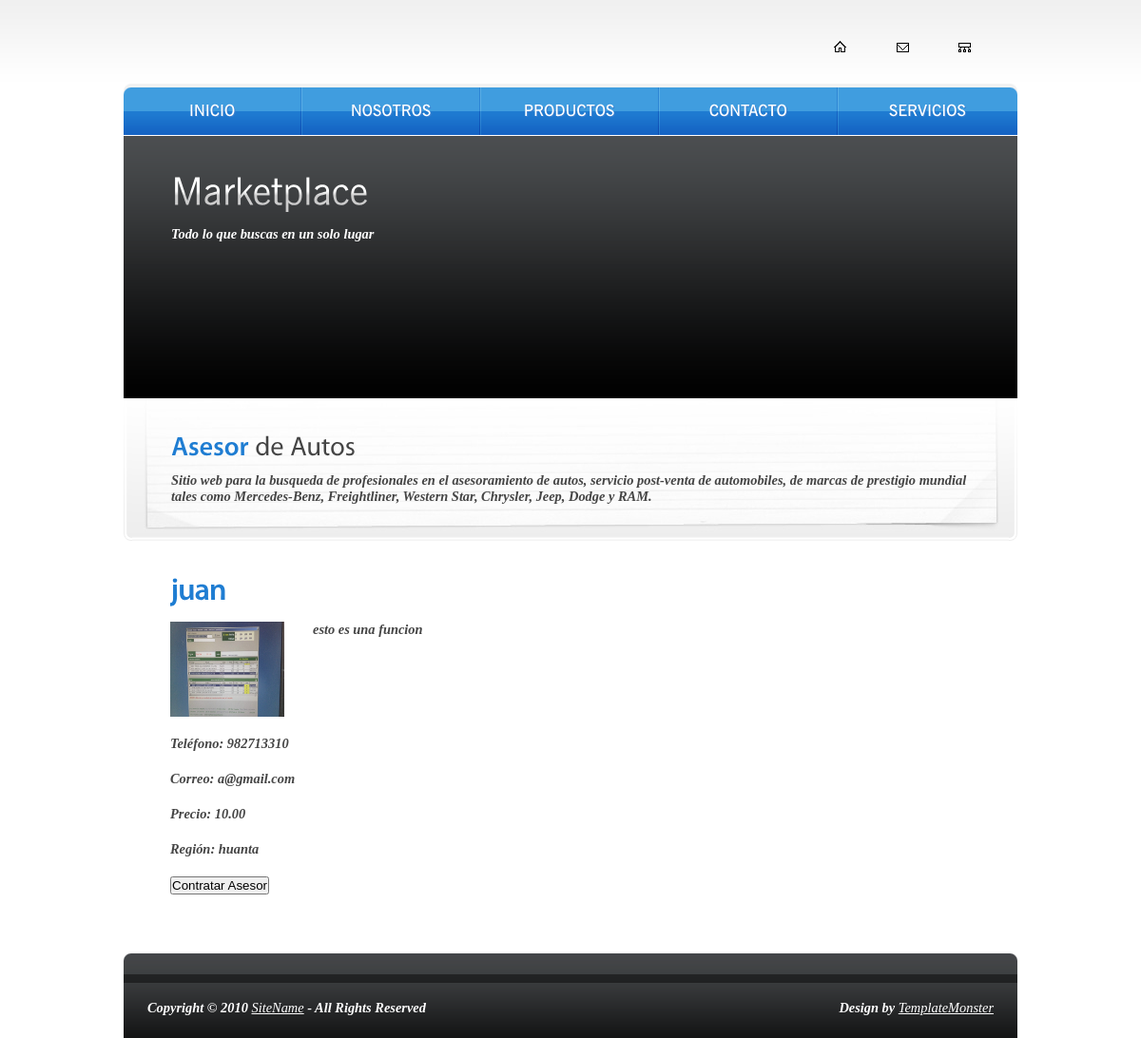
The page /asesor/1/ on the database as committed earlier.
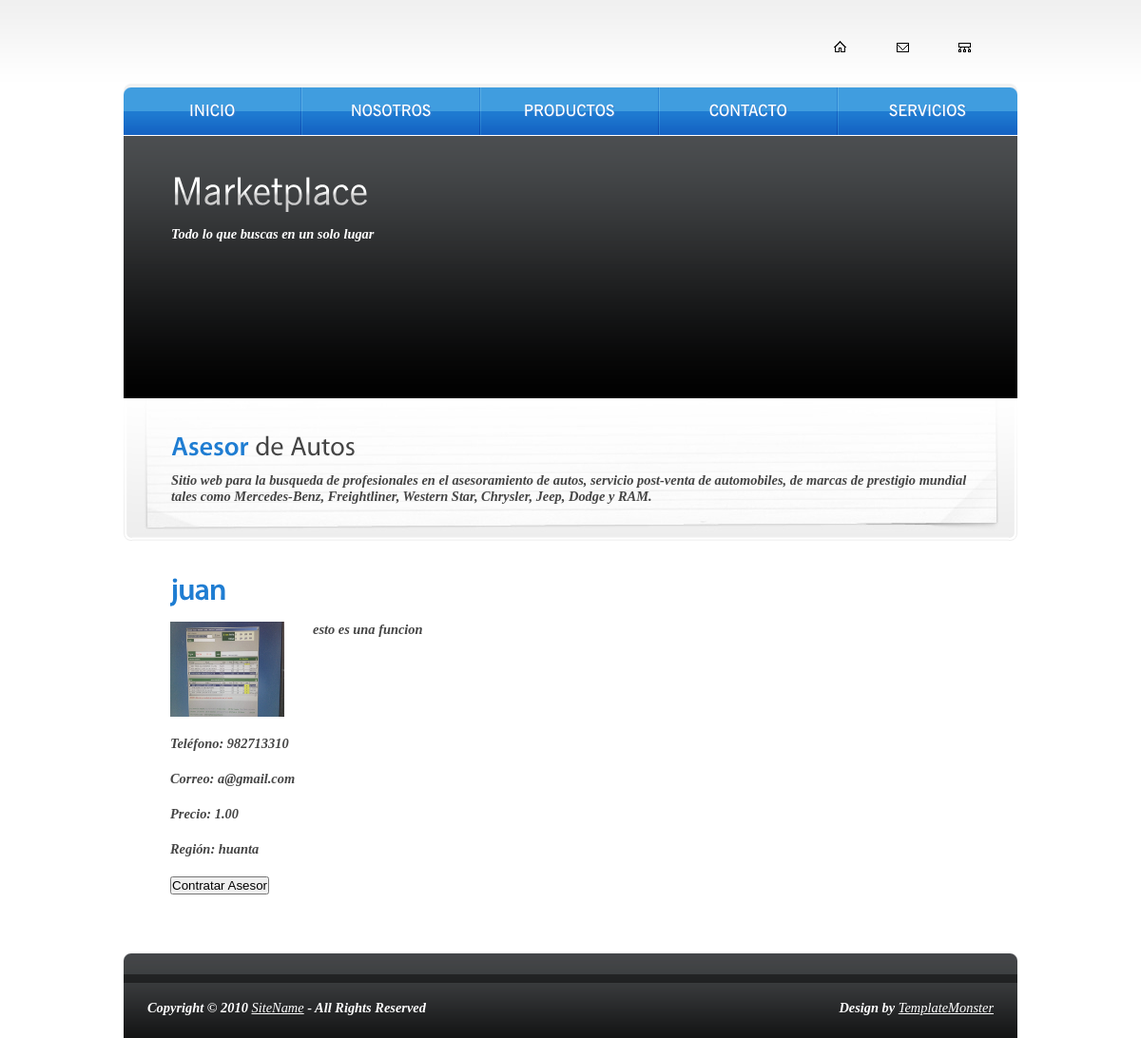
The same page on the database as committed later.
### main/models.py (models this page shows)
class Asesor(models.Model):
    nombre = models.CharField(max_length=100)
    tipo_documento = models.CharField(max_length=20)
    documento = models.CharField(max_length=11)
    telefono = models.CharField(max_length=9)
    correo = models.CharField(max_length=50, null=True)
    funcion = models.CharField(max_length=200)
    precio = models.DecimalField(max_digits=19, decimal_places=2)
    foto = models.ImageField(blank=True, upload_to='asesor/')
    region = models.ForeignKey(Region, on_delete=models.PROTECT)

class Region(models.Model):
    nombre = models.CharField(max_length=40)
    activo = models.BooleanField(default=True)

### main/views.py (the view)
# urls.py: path('asesor/<int:id>/',views.mostrarAsesor ,name="mostrarAsesor"),
def mostrarAsesor(request, id):
    asesor = Asesor.objects.get(id= id )
    context = {'asesor':asesor,}
    return render(request,'main/asesor/asesor.html',context)

### templates/main/asesor/asesor.html (shortened to what this page needs)
{% extends "base/base.html" %}
{% load staticfiles %}
{% block content %}
<div class="box">
    <div class="border-bot">
      <div class="right-bot-corner">
        <div class="left-bot-corner">
          <div class="inner">
            <div class="box1 alt">
              <div class="inner">
                <h4><b>Asesor</b> de Autos</h4>
                <p class="p0"> Sitio web para la busqueda de profesionales en el asesoramiento de autos, servicio post-venta de automobiles, de marcas de prestigio mundial tales como Mercedes-Benz, Freightliner, Western Star, Chrysler, Jeep, Dodge y RAM.</p>
              </div>
            </div>
          </div>
        </div>
      </div>
    </div>
  </div>
  <div class="indent">
    <div class="wrapper">
      <div class="col-1">
        <h3><b>{{asesor.nombre}}</b> </h3>
        <div class="img-box1"><img src="/media/{{asesor.foto}}" width="120" height="100" alt="" />
          <p class="p0">{{asesor.funcion}}</p>
        </div>
        <p>Teléfono: {{asesor.telefono}}</p>
        <p>Correo: {{asesor.correo}}</p>
        <p>Precio: {{asesor.precio}}</p>
        <p>Región: {{asesor.region.nombre}}</p>
        <p> <button onclick="contratarAsesor();" >Contratar Asesor</button> </p>
      </div>
    </div>
  </div>
  {% endblock %}

Rows that differ between the two databases and show on the page:
changed Asesor "esto es una funcion": precio "10.00" → "1.00"
